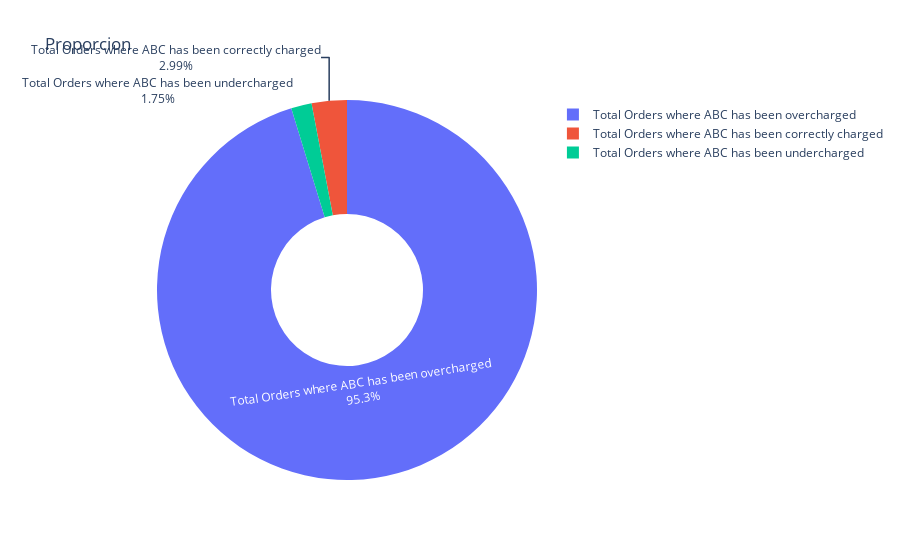

Notebook source saved alongside this figure:
### Markdown cell above
#visualizacion de la proporcion de errores

### Code cell
import plotly.graph_objects as go
fig = go.Figure(data=go.Pie(labels=df_summary['Description'],
                            values=df_summary['Count'],
                            textinfo='label+percent',
                            hole=0.4))
fig.update_layout(title='Proporcion')

fig.show()

### Figure 1 — Plotly figure (JSON) as saved in the notebook; plotly's stock layout.template omitted (floating-point values rounded to 4 significant figures)
{"data": [{"hole": 0.4, "labels": ["Total Orders where ABC has been correctly charged", "Total Orders where ABC has been overcharged", "Total Orders where ABC has been undercharged"], "textinfo": "label+percent", "type": "pie", "values": [12, 382, 7]}], "layout": {"title": {"text": "Proporcion"}}}
